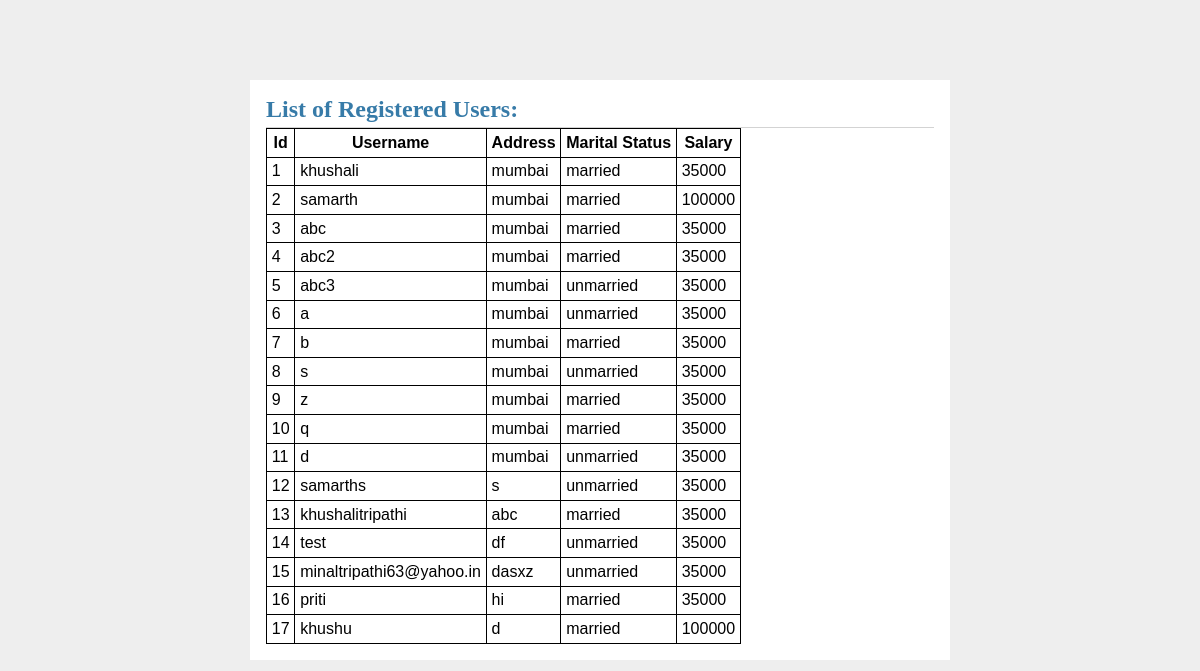
The page /form/success on the database its author committed.
### tables this page shows
CREATE TABLE user (
  id INTEGER PRIMARY KEY AUTOINCREMENT,
  username TEXT UNIQUE NOT NULL,
  address TEXT NOT NULL,
  marital_status TEXT NOT NULL,
  salary INTEGER NOT NULL
);

### flaskr/form.py (the view)
@bp.route('/success', methods=('GET', 'POST'))
def success():
	db = get_db()
	c = db.cursor()
	c.execute( 'SELECT * FROM user' )
	rows = c.fetchall()
	return render_template('form/success.html', items=rows)

### flaskr/db.py (called while the page is built)
def get_db():
    if 'db' not in g:
        g.db = sqlite3.connect(
            current_app.config['DATABASE'],
            detect_types=sqlite3.PARSE_DECLTYPES,
            timeout=60
        )
        g.db.row_factory = sqlite3.Row
    return g.db

### flaskr/templates/form/success.html (shortened to what this page needs)
{% extends 'base.html' %}
{% block header %}
  <h1>{% block title %}List of Registered Users:{% endblock %}</h1>
{% endblock %}
{% block content %}
<table>
	<tr>
    <th>Id</th>
    <th>Username</th>
    <th>Address</th>
    <th>Marital Status</th>
    <th>Salary</th>
  </tr>
{% for item in items %}
    <tr>
        <td>{{ item[0] }}</td>
        <td>{{ item[1] }}</td>
        <td>{{ item[2] }}</td>
        <td>{{ item[3] }}</td>
        <td>{{ item[4] }}</td>
{% endfor %}
{% endblock %}

### flaskr/templates/base.html (shortened to what this page needs)
<!doctype html>
<link rel="stylesheet" href="{{ url_for('static', filename='style.css') }}">
<section class="content">
  <header>
    {% block header %}{% endblock %}
  </header>
  {% block content %}{% endblock %}
</section>

### flaskr/static/style.css (style rules this page uses)
h1 { font-family: serif; color: #377ba8; margin: 1rem 0; }
table { border-collapse: collapse; }
table, th, td { border: 1px solid black; padding: 0.3em }
.content { padding: 0 1rem 1rem; }
.content > header { border-bottom: 1px solid lightgray; display: flex; align-items: flex-end; }
.content > header h1 { flex: auto; margin: 1rem 0 0.25rem 0; }
.content:last-child { margin-bottom: 0; }

### rows shown on the page
user: id "1", username "khushali", address "mumbai", marital_status "married", salary "35000"
user: id "2", username "samarth", address "mumbai", marital_status "married", salary "100000"
user: id "3", username "abc", address "mumbai", marital_status "married", salary "35000"
user: id "4", username "abc2", address "mumbai", marital_status "married", salary "35000"
user: id "5", username "abc3", address "mumbai", marital_status "unmarried", salary "35000"
user: id "6", username "a", address "mumbai", marital_status "unmarried", salary "35000"
user: id "7", username "b", address "mumbai", marital_status "married", salary "35000"
user: id "8", username "s", address "mumbai", marital_status "unmarried", salary "35000"
user: id "9", username "z", address "mumbai", marital_status "married", salary "35000"
user: id "10", username "q", address "mumbai", marital_status "married", salary "35000"
user: id "11", username "d", address "mumbai", marital_status "unmarried", salary "35000"
user: id "12", username "samarths", address "s", marital_status "unmarried", salary "35000"
user: id "13", username "khushalitripathi", address "abc", marital_status "married", salary "35000"
user: id "14", username "test", address "df", marital_status "unmarried", salary "35000"
user: id "15", username "minaltripathi63@yahoo.in", address "dasxz", marital_status "unmarried", salary "35000"
user: id "16", username "priti", address "hi", marital_status "married", salary "35000"
user: id "17", username "khushu", address "d", marital_status "married", salary "100000"
